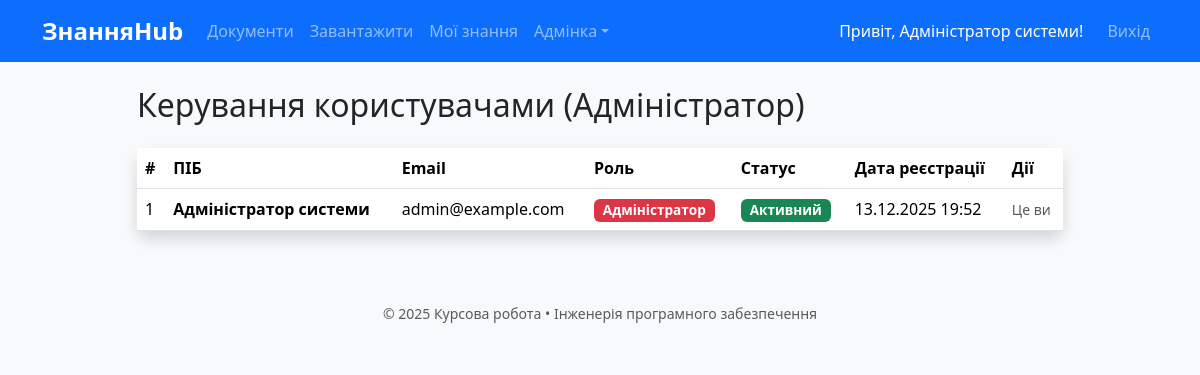
Before: /admin/users (signed in) with the older database file.
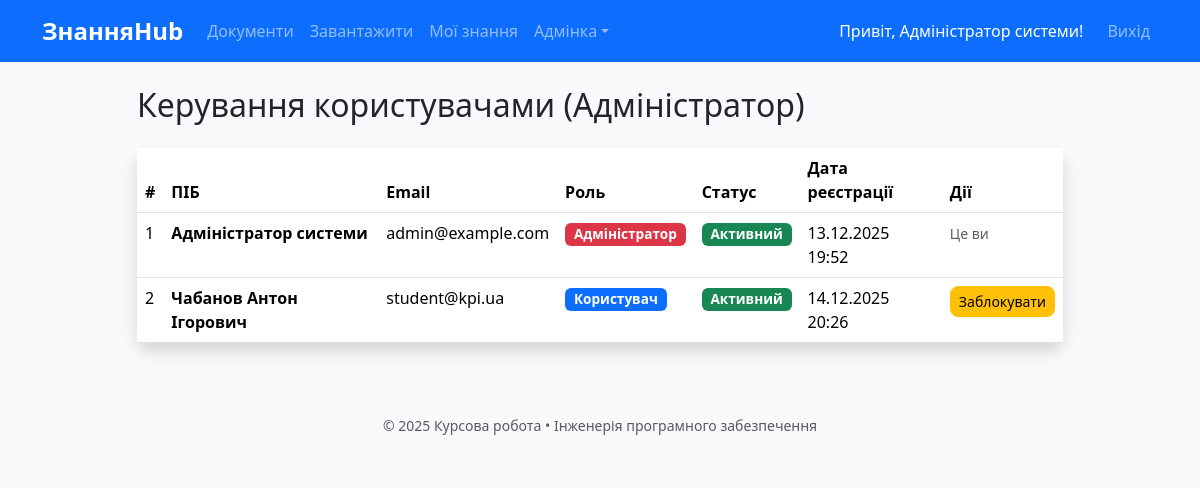
After: the same page with the newer database file.
### models.py (models this page shows, shortened)
class User(UserMixin, db.Model):
    id = db.Column(db.Integer, primary_key=True)
    email = db.Column(db.String(120), unique=True, nullable=False)
    name = db.Column(db.String(100), nullable=False)
    password_hash = db.Column(db.String(256), nullable=False)
    role = db.Column(db.String(20), default='user')
    is_active = db.Column(db.Boolean, default=True)
    created_at = db.Column(db.DateTime, default=lambda: datetime.now(timezone.utc))

### app.py (the view)
    @app.route('/admin/users')
    @login_required
    def admin_users():
        if current_user.role != 'admin': abort(403)
        users = User.query.all()
        return render_template('admin/users.html', users=users)

### templates/admin/users.html (shortened to what this page needs)
{% extends "base.html" %}
{% block content %}
<div class="row justify-content-center">
    <div class="col-lg-10 mx-auto">
        <h2 class="mb-4">Керування користувачами (Адміністратор)</h2>
        <div class="card shadow">
            <div class="card-body p-0">
                <div class="table-responsive">
                    <table class="table table-hover mb-0">
                    <thead class="bg-light">
                        <tr>
                            <th>#</th>
                            <th>ПІБ</th>
                            <th>Email</th>
                            <th>Роль</th>
                            <th>Статус</th>
                            <th>Дата реєстрації</th>
                            <th>Дії</th>
                        </tr>
                    </thead>
                    <tbody>
                        {% for user in users %}
                        <tr>
                            <td>{{ loop.index }}</td>
                            <td><strong>{{ user.name }}</strong></td>
                            <td>{{ user.email }}</td>
                            <td>
                                <span class="badge bg-{% if user.role == 'admin' %}danger{% else %}primary{% endif %}">
                                    {{ 'Адміністратор' if user.role == 'admin' else 'Користувач' }}
                                </span>
                            </td>
                            <td>
                                {% if user.is_active %}
                                    <span class="badge bg-success">Активний</span>
                                {% else %}
                                    <span class="badge bg-secondary">Заблокований</span>
                                {% endif %}
                            </td>
                            <td>{{ user.created_at.strftime('%d.%m.%Y %H:%M') }}</td>
                            <td>
                                {% if user.id != current_user.id %}
                                    <form method="POST" action="{{ url_for('toggle_user', user_id=user.id) }}" class="d-inline">
                                        <button type="submit" class="btn btn-sm {% if user.is_active %}btn-warning{% else %}btn-success{% endif %}">
                                            {% if user.is_active %}Заблокувати{% else %}Розблокувати{% endif %}
                                        </button>
                                    </form>
                                {% else %}
                                    <span class="text-muted small">Це ви</span>
                                {% endif %}
                            </td>
                        </tr>
                        {% endfor %}
                    </tbody>
                </table>
            </div>
        </div>
    </div>
</div>
{% endblock %}

### templates/base.html (shortened to what this page needs)
<!DOCTYPE html>
<html lang="uk">
<head>
    <link href="https://cdn.jsdelivr.net/npm/bootstrap@5.3.3/dist/css/bootstrap.min.css" rel="stylesheet">
    <link href="{{ url_for('static', filename='css/style.css') }}" rel="stylesheet">
    <link rel="stylesheet" href="https://cdn.jsdelivr.net/npm/bootstrap-icons@1.10.0/font/bootstrap-icons.css">
</head>
<body>
    <nav class="navbar navbar-expand-lg navbar-dark bg-primary mb-4">
        <div class="container">
            <a class="navbar-brand fw-bold" href="{{ url_for('index') }}">ЗнанняHub</a>
            <div class="collapse navbar-collapse" id="navbar">
                <ul class="navbar-nav me-auto">
                    <li class="nav-item"><a class="nav-link" href="{{ url_for('document_list') }}">Документи</a></li>
                    <li class="nav-item"><a class="nav-link" href="{{ url_for('upload_document') }}">Завантажити</a></li>
                    <li class="nav-item"><a class="nav-link" href="{{ url_for('my_knowledge') }}">Мої знання</a></li>
                    {% if current_user.role == 'admin' %}
                    <li class="nav-item dropdown">
                        <a class="nav-link dropdown-toggle" href="#" role="button" data-bs-toggle="dropdown">Адмінка</a>
                    </li>
                    {% endif %}
                </ul>
                <ul class="navbar-nav">
                    {% if current_user.is_authenticated %}
                    <li class="nav-item d-flex align-items-center">
                        <span class="text-white me-3">Привіт, {{ current_user.name }}!</span>
                    </li>
                    <li class="nav-item"><a class="nav-link" href="{{ url_for('logout') }}">Вихід</a></li>
                    {% else %}
                    <li class="nav-item"><a class="nav-link" href="{{ url_for('login') }}">Вхід</a></li>
                    <li class="nav-item"><a class="nav-link" href="{{ url_for('register') }}">Реєстрація</a></li>
                    {% endif %}
                </ul>
            </div>
        </div>
    </nav>
    <div class="container">
        {% block content %}{% endblock %}
    </div>
    <footer class="bg-light mt-5 py-4 text-center text-muted small">
        © 2025 Курсова робота • Інженерія програмного забезпечення
    </footer>
</body>
</html>

Changed rows visible on the page:
added User: name "Чабанов Антон Ігорович", email "student@kpi.ua", role "Користувач", is_active "Активний", created_at "14.12.2025 20:26"
